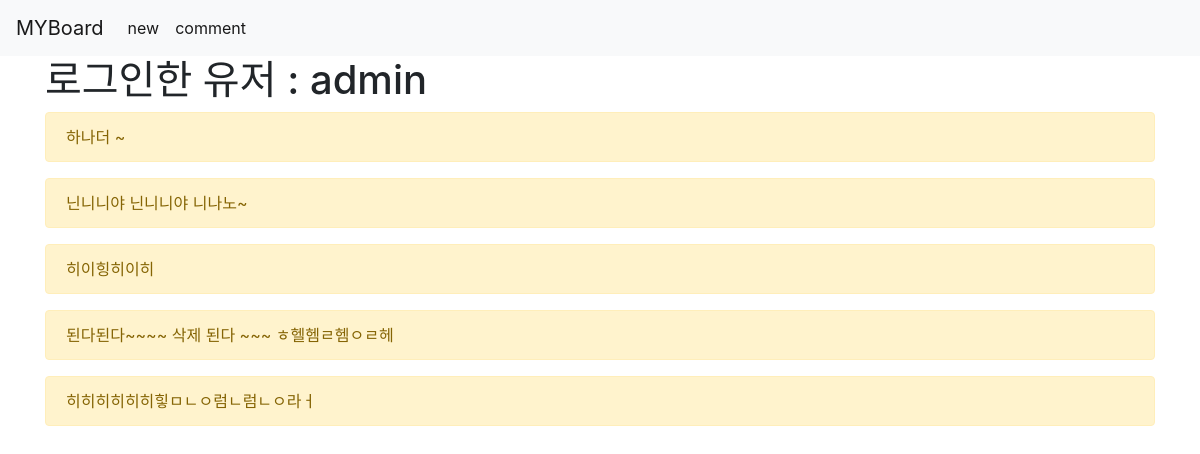
The app's page /articles/comment_all/ (signed in) with its own data.
### articles/models.py (models this page shows)
class Comment(models.Model):
    content = models.TextField()
    article = models.ForeignKey(Article, on_delete=models.CASCADE)  # 폭포수(CASCADE) 모델을 적용한다. 하위 요소가 상위 요소에 종속
    user = models.ForeignKey(settings.AUTH_USER_MODEL, on_delete=models.CASCADE)

### articles/views.py (the view)
# urls.py: path('comment_all/', views.comment_all, name="comment_all"),
def comment_all(request):
    return render(request, 'articles/comment_all.html')

### articles/templates/articles/comment_all.html
{% extends 'articles/base.html' %}
{% block body %}
    <h1>로그인한 유저 : {{user}}</h1>
    {% for comment in user.comment_set.all %}
        <div class="alert alert-warning" role="alert">
            {{comment.content}}
        </div>
    {% endfor %}
{% endblock %}

### records on screen
Comment: content "하나더 ~"
Comment: content "닌니니야 닌니니야 니나노~"
Comment: content "히이힝히이히"
Comment: content "된다된다~~~~ 삭제 된다 ~~~ ㅎ헬헴ㄹ헴ㅇㄹ헤"
Comment: content "히히히히히히힣ㅁㄴㅇ럼ㄴ럼ㄴㅇ라ㅓ"

### other values on screen
{{ user }} "admin"
